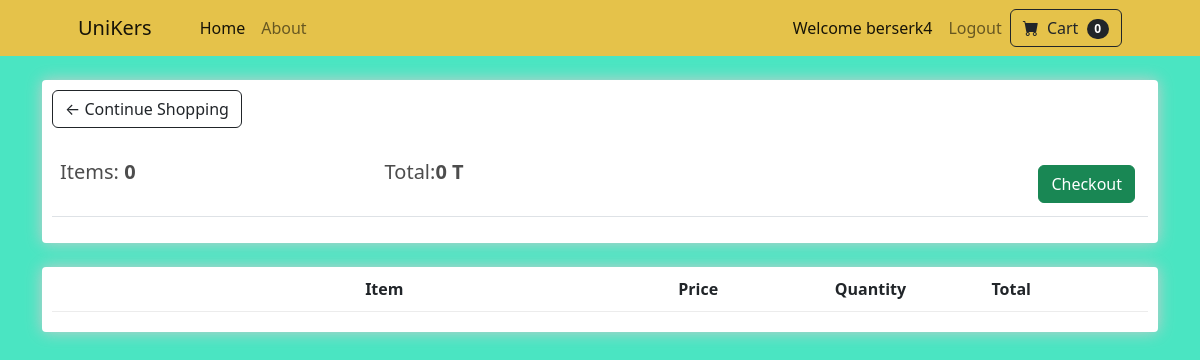
/cart/ (signed in), run on the app's committed database.
### store/models.py (models this page shows, shortened)
class Order(models.Model):
    customer = models.ForeignKey(Customer, on_delete=models.SET_NULL, blank=True, null=True)
    date_orderd = models.DateTimeField(auto_now_add=True)
    complete = models.BooleanField(default=False, null=True, blank=False)
    transaction_id = models.CharField(max_length=200, null=True)
    @property
    def get_cart_total(self):
        orderitems = self.orderitem_set.all()
        total = sum([item.get_total for item in orderitems])
        return total
    def get_cart_items(self):
        oredritems = self.orderitem_set.all()
        total = sum([item.quantity for item in oredritems])
        return total

### store/views.py (the view)
# urls.py: path('cart/', views.cart, name="cart"),
def cart(request):
    data = cartData(request)
    cartItems = data['cartItems']
    order = data['order']
    items = data['items']
    context = {'items':items, 'order':order, 'cartItems':cartItems}
    return render(request, 'store/cart.html', context)

### store/models.py (called while the page is built)
    def __str__(self):
        return self.name

### store/utils.py (called while the page is built)
def cartData(request):
    if request.user.is_authenticated:
        customer = request.user.customer
        print('Authenticated user:', customer)  # Debug statement
        order, created = Order.objects.get_or_create(customer=customer, complete=False)
        items = order.orderitem_set.all()
        cartItems = order.get_cart_items
    else:
        customer = None
        print('Guest user:', customer)  # Debug statement
        order = {'get_cart_total': 0, 'get_cart_items': 0}
        items = []
        cartItems = order['get_cart_items']
    return {'cartItems': cartItems, 'order': order, 'items': items, 'customer': customer}

### store/templates/store/cart.html (shortened to what this page needs)
{% extends 'store/main.html' %}
{% load static %}
{% block content %}
    <div class="row">
        <div class="col-lg-12">
            <div class="box-element">
                <a  class="btn btn-outline-dark" href="{% url 'store' %}">&#x2190; Continue Shopping</a>
                <br>
                <br>
                <table class="table">
                    <tr>
                        <th><h5>Items: <strong>{{order.get_cart_items}}</strong></h5></th>
                        <th><h5>Total:<strong>{{order.get_cart_total}} T</strong></h5></th>
                        <th>
                            <a  style="float:right; margin:5px;" class="btn btn-success" href="{% url 'checkout' %}">Checkout</a>
                        </th>
                    </tr>
                </table>
            </div>
            <br>
            <div class="box-element">
                <div class="cart-row">
                    <div style="flex:2"></div>
                    <div style="flex:2"><strong>Item</strong></div>
                    <div style="flex:1"><strong>Price</strong></div>
                    <div style="flex:1"><strong>Quantity</strong></div>
                    <div style="flex:1"><strong>Total</strong></div>
                </div>
            </div>
        </div>
    </div>
{% endblock content %}

### store/templates/store/main.html (shortened to what this page needs)
<!DOCTYPE html>
{% load static %}
<html lang="en">
<head>
    <link href="https://cdn.jsdelivr.net/npm/bootstrap-icons@1.5.0/font/bootstrap-icons.css" rel="stylesheet" />
    <link href="{% static 'css/main.css' %}" rel="stylesheet" />
</head>
<body>
    <nav class="navbar navbar-expand-lg navbar-light custom-navbar">
        <div class="container px-4 px-lg-5">
            <a class="navbar-brand" href="{% url 'store' %}">UniKers</a>
            <div class="collapse navbar-collapse" id="navbarSupportedContent">
                <ul class="navbar-nav me-auto mb-2 mb-lg-0 ms-lg-4">
                    <li class="nav-item"><a class="nav-link active" aria-current="page" href="{% url 'store' %}">Home</a></li>
                    <li class="nav-item"><a class="nav-link" href="#!">About</a></li>
                </ul>
                <form class="navbar-nav ms-auto mb-2 mb-lg-0">
                    {% if user.is_authenticated %}
                        <li class="nav-item">
                            <li class="nav-item"><a class="nav-link active" aria-current="page">Welcome {{request.user}}</a></li>
                        </li>
                        <li class="nav-item">
                            <a class="nav-link" href="{% url 'logout' %}">Logout</a>
                        </li>
                    {% endif %}
                </form>
                <form class="d-flex" action="{% url 'cart' %}">
                    <button class="btn btn-outline-dark" type="submit">
                        <i class="bi-cart-fill me-1"></i>
                        Cart
                        <span class="badge bg-dark text-white ms-1 rounded-pill">{{cartItems}}</span>
                    </button>
                </form>
            </div>
        </div>
    </nav>
    <div class="container">
        <br>
        {% block content %}
        {% endblock content %}
    </div>
</body>
</html>

### store/templates/store/main.html (style rules this page uses)
body { background-color: #4AE5C2; }

### data on the page
Order: id "0", get_cart_items "0", get_cart_total "0"

### other printed values
{{ request.user }} "berserk4"
